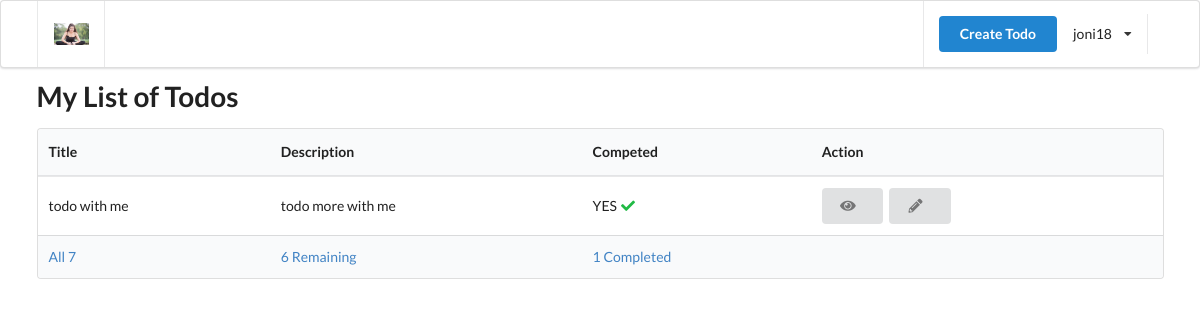
/?filter=completed (signed in), run on the app's committed database.
### authentication/models.py (models this page shows, shortened)
class User(AbstractUser):
    is_email_verified = models.BooleanField(default=False)

### todo/models.py (models this page shows, shortened)
class Todo(TrackingModel):
    title = models.CharField(max_length=255)
    description = models.TextField()
    is_completed = models.BooleanField(default=False)
    owner = models.ForeignKey(to=User, on_delete=models.CASCADE)

### todo/views.py (the view)
# urls.py: path('', views.index, name='home'),
@login_required
def index(request):
    todos = Todo.objects.filter(owner=request.user)
    completed_count = todos.filter(is_completed=True).count()
    incomplete_count = todos.filter(is_completed=False).count()
    all_count = todos.count()
    context = {'todos': get_showing_todos(request, todos),
               'all_count': all_count,
               'completed_count': completed_count,
               'incomplete_count': incomplete_count
               }
    return render(request, 'todo/index.html', context)

### todo/views.py (called while the page is built)
def get_showing_todos(request, todos):
    if request.GET and request.GET.get('filter'):
        if request.GET.get('filter') == 'completed':
            return todos.filter(is_completed=True)
        if request.GET.get('filter') == 'incomplete':
            return todos.filter(is_completed=False)
    return todos

### templates/todo/index.html (shortened to what this page needs)
{% extends '_partials/base.html' %}
{% load static %}
{% block content%}
    <h1 class="ui header">My List of Todos</h1>
{% if todos %}
<table class="ui table">
    <thead>
        <tr>
            <th>Title</th>
            <th>Description</th>
            <th>Competed</th>
            <th>Action</th>
        </tr>
    </thead>
    <tr>
        <tbody>
            {% for todo in todos %}
            <tr>
                <td>{{todo.title}}</td>
                <td>{{todo.description}}</td>
                <td>
                    {% if todo.is_completed %}
                    YES <i class="check icon green"></i>
                    {% else %}
                    NO
                    {% endif %}
                </td>
                <td>
                    <a href={% url 'todo' todo.pk %} class="ui button">
                        <i class="eye icon"></i>
                    </a>
                    <a href={% url 'todo-edit' todo.pk %} class="ui button">
                        <i class="pencil icon"></i>
                    </a>
                </td>
            </tr>
            {% endfor %}
        </tbody>
        <tfoot>
            <tr>
                <th>
                    <a href="?filter=all">All {{all_count}}</a>
                </th>
                <th>
                    <a href="?filter=incomplete">{{incomplete_count}} Remaining</a>
                </th>
                <th>
                    <a href="?filter=completed">{{completed_count}} Completed</a>
                </th>
                <th></th>
            </tr>
        </tfoot>
    </tr>
</table>
{% endif %}
{% endblock content%}

### templates/_partials/header.html (shortened to what this page needs)
{%load static %}
<div class="ui menu">
  <div class="ui container">
    <a href={% url 'home' %} class="header item">
      <img class="logo"  src= {% static 'img/helth_logo.png' %} />
    </a>
    <div class="right item">
        {% if request.user.is_authenticated %}
      <a href={% url 'create-todo' %} class="ui primary button">Create Todo</a>
      <div class="ui simple dropdown item">
        {{request.user.username}} <i class="dropdown icon"></i>
      </div>
        {% endif %}
    </div>
  </div>
</div>

### data on the page
User: user.username "joni18"
Todo: title "todo with me", description "todo more with me", is_completed "YES"

### other printed values
{{ all_count }} "7"
{{ incomplete_count }} "6"
{{ completed_count }} "1"
